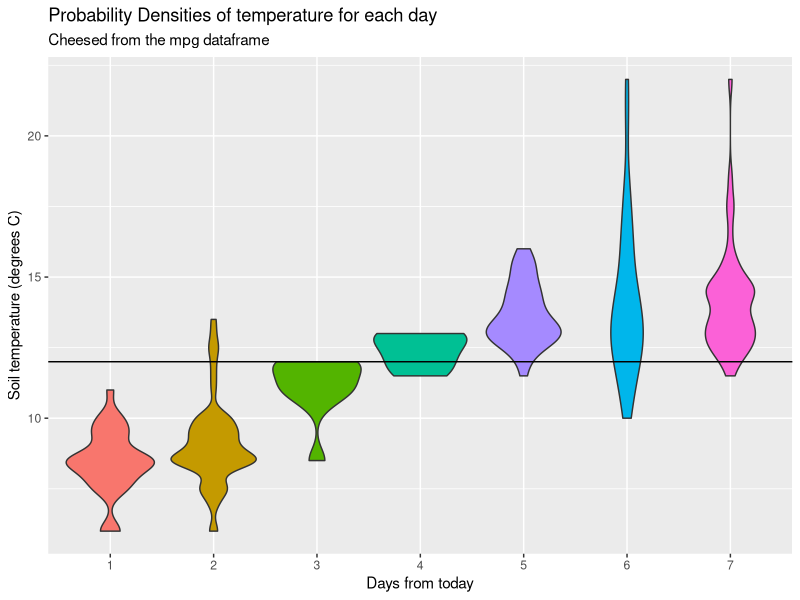

Recreate this plot in R.
library(tidyverse)

renamer <- function (name) {
  if (name == "pickup") {
    return("1")
  }
  if (name == "suv") {
    return("2")
  }
  if (name == "minivan") {
    return("3")
  }
  if (name == "2seater") {
    return("4")
  }
  if (name == "midsize") {
    return("5")
  }
  if (name == "subcompact") {
    return("6")
  }
  if (name == "compact") {
    return("7")
  }
  return(name)
}
RENAMER = Vectorize(renamer, "name")
half <- function(x) (x / 2)


  tibble(data.frame(map_at(tibble(data.frame(map_at(mpg, "class", RENAMER))), "hwy", half))) %>%
  mutate(class = fct_reorder(class, hwy, .fun='median')) %>%
  ggplot(mapping = aes(x=reorder(class, hwy), y=hwy, fill=class)) + #fill = class totally unnecessary
  geom_violin(show.legend = FALSE)+
  geom_hline(yintercept = 12) +
  xlab("Days from today")+
  ylab("Soil temperature (degrees C)")+
  ggtitle("Probability Densities of temperature for each day", "Cheesed from the mpg dataframe")
  

